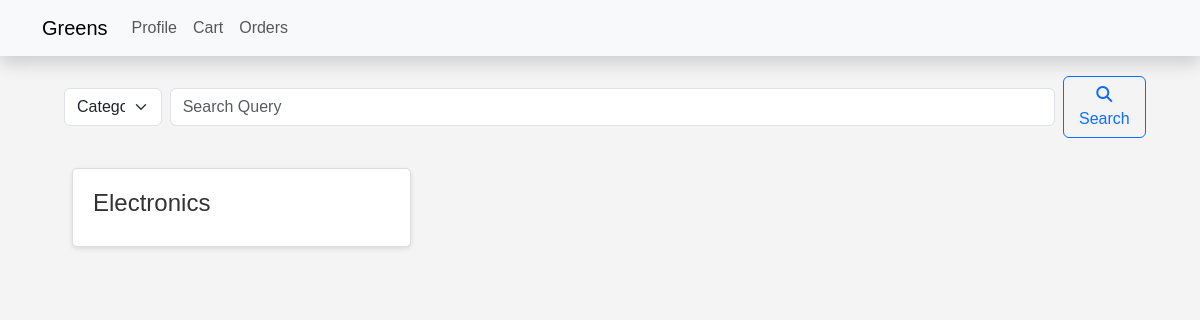
/ (signed in), run on an earlier commit of the app's database.
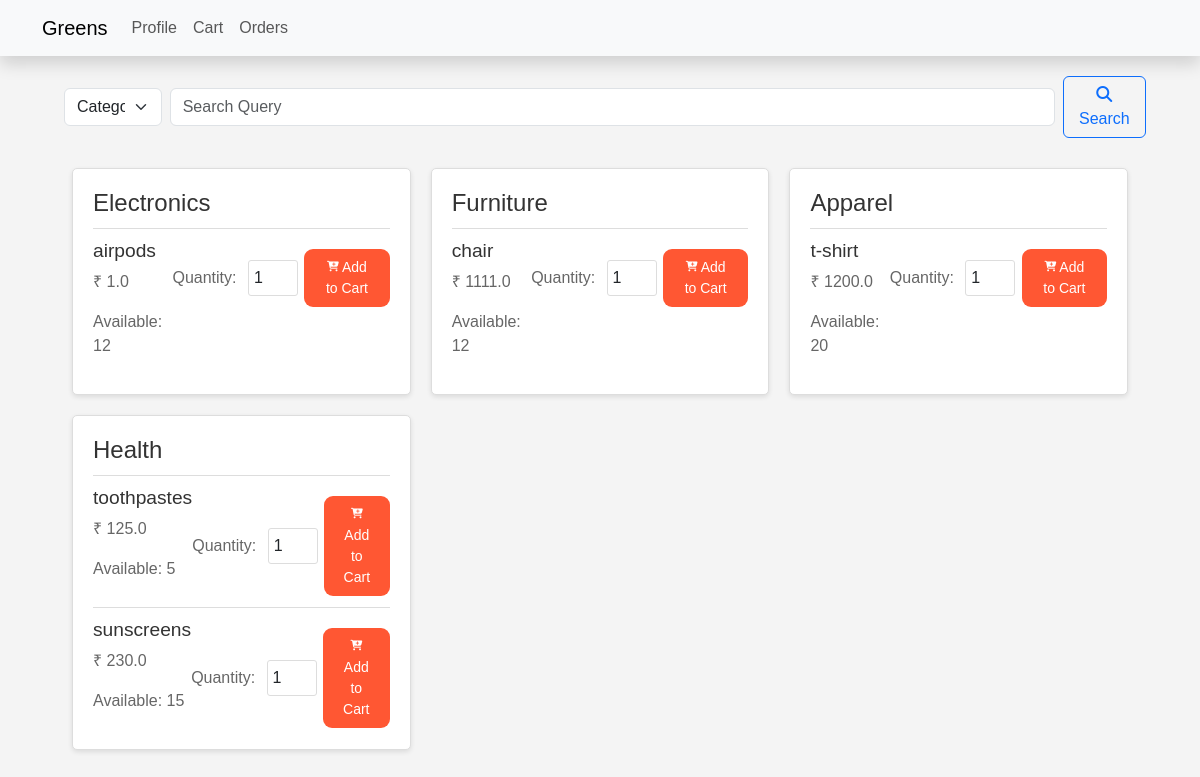
And on a later commit of the database.
### Models.py (models this page shows)
class Category(db.Model):
    __tablename__ = 'category'
    id = db.Column(db.Integer, primary_key=True)
    name = db.Column(db.String(64), nullable=False)
    products = db.relationship("Product", backref='category', lazy=True)

class Product (db.Model):
    __tablename__ = 'product'
    id = db.Column (db.Integer, primary_key=True)
    name = db.Column (db.String(64), nullable = False)
    category_id = db.Column (db.Integer, db.ForeignKey('category.id'), nullable=False)
    quantity = db.Column (db.Integer, nullable = False)
    price = db.Column (db.Float, nullable = False)
    man_date = db.Column (db.Date, nullable = False)
    cart = db.relationship("Cart", backref='product', lazy=True)

### route.py (the view)
@app.route('/')
@auth_required
def index():
    user = User.query.get(session['user_id'])
    if user.is_admin:
        return redirect(url_for('admin'))
    parameter = request.args.get('parameter')
    query= request.args.get('query')
    if not parameter or not query:
        return render_template('index.html', user=user, categories=Category.query.all())
    if parameter == 'category':
        categories = Category.query.filter(Category.name.like('%' + query + '%')).all()
        return render_template('index.html', user=user, categories=categories)
    return render_template('index.html', user=user, categories=Category.query.all())

### route.py (called while the page is built)
def auth_required(func):
    @wraps(func)
    def inner(*args, **kwargs):
        if 'user_id' not in session:
            flash('You need to login first.')
            return redirect(url_for('login'))
        return func(*args, **kwargs)
    return inner

### templates/index.html (shortened to what this page needs)
{% extends 'layout.html' %}
{% block content %}
{% include 'searchbar.html' with context  %}
<div class="categories-list">
    {% for category in categories %}
        <div class="category">
            <h3>{{category.name}}</h3>
            <div class="product-list">
                {% for product in category.products %}
                {% if (price and product.price <= price )or (name and name in product.name)or (not price and not name) %}
                <div class="product">
                    <div class="product-info">
                        <h4>{{product.name}}</h4>
                        <p>&#8377; {{product.price}}</p>
                        <p>Available: {{product.quantity}}</p>
                    </div>
                    <div class="add-to-cart">
                        <form action="{{ url_for('add_to_cart', product_id=product.id)}}" method="POST" class="product-quantity">
                            <label for="quantity">Quantity:</label>
                            <input class="form-control" type="number" name="quantity" id="quantity" value="1" min="1" max="{{product.quantity}}" required>
                            <button type="submit" class="submit-button">
                                Add to Cart
                            </button>
                        </form>
                    </div>
                </div>
                {% endif %}
                {% endfor %}
            </div>
        </div>
    {% endfor %}
</div>
{% endblock %}

### templates/layout.html (shortened to what this page needs)
<!DOCTYPE html>
<html lang="en">
<head>
    <link href="https://cdn.jsdelivr.net/npm/bootstrap@5.3.1/dist/css/bootstrap.min.css" rel="stylesheet">
    <link rel="stylesheet" href="https://cdnjs.cloudflare.com/ajax/libs/font-awesome/6.4.2/css/all.min.css">
</head>
<body>
{% include 'nav.html' %}
<div class="container">
        {% block content %}
        {% endblock %}
    </div>
</html>

### templates/nav.html (shortened to what this page needs)
<nav class="navbar navbar-expand-lg bg-light shadow">
    <div class="container">
        <a class="navbar-brand" href="/">Greens</a>
        <div class="collapse navbar-collapse" id="navbarNav">
            <ul class="navbar-nav">
                {% if user %}
                <li class="nav-item">
                    <a class="nav-link" href="{{url_for('profile')}}">Profile</a>
                </li>
                {% if not user.is_admin %}
                    <li class="nav-item">
                        <a class="nav-link" href="{{url_for('cart')}}">Cart</a>
                    </li>
                    <li class="nav-item">
                        <a class="nav-link" href="{{url_for('orders')}}">Orders</a>
                    </li>
                {% endif %}
                {% endif %}
            </ul>
        </div>
    </div>
</nav>

### templates/searchbar.html (shortened to what this page needs)
<div class="container-fluid">
    <form class="d-flex">
        <select name="parameter" id="parameter" class="form-select me-2">
            <option value="category"selected>Category Name</option>
        </select>
        <input type="text" class="form-control me-2" id="query" name="query" placeholder="Search Query" value="{{name}}">
        <button type="submit" class="btn btn-outline-primary">
            <i class="fas fa-search"></i>
            Search
        </button>
    </form>
</div>

### templates/layout.html (style rules this page uses)
body { margin: 0; padding: 0; }
.navbar { margin: 0 auto; }

### templates/index.html (style rules this page uses)
body { background-color: #f4f4f4; font-family: Arial, sans-serif; margin: 0; padding: 0; }
.categories-list { display: flex; flex-wrap: wrap; justify-content: space-between; padding: 20px; margin: 0 auto; max-width: 1200px; }
.category { background-color: #fff; border: 1px solid #ddd; border-radius: 5px; padding: 20px; margin: 10px; width: calc(33.33% - 20px); box-shadow: 0 2px 5px rgba(0, 0, 0, 0.1); }
.category h3 { font-size: 1.5rem; color: #333; }
.product { border-top: 1px solid #ddd; margin-top: 10px; padding-top: 10px; display: flex; justify-content: space-between; }
.product-info h4 { font-size: 1.2rem; color: #333; }
.product-info p { color: #666; }
.add-to-cart { display: flex; flex-direction: column; align-items: center; }
.product-quantity { display: flex; align-items: center; margin-top: 10px; gap: 0.4rem; }
label { margin-right: 5px; color: #666; }
input[type="number"] { width: 50px; padding: 5px; border: 1px solid #ddd; border-radius: 3px; }
button { background-color: #ff5733; color: #fff; border: none; padding: 8px 16px; border-radius: 9px; cursor: pointer; font-size: 14px; align-items: center; }

### templates/nav.html (style rules this page uses)
.navbar { width: 100%; }

### templates/searchbar.html (style rules this page uses)
form { margin-top: 20px; display: flex; flex-direction: row; align-items: center; justify-content: center; }
#parameter { margin-left: 10px; margin-right: 10px; width: 10%; }

What changed in the data, as far as the page shows it:
added Product: name "airpods", price "1.0", quantity "12", shown under Category "Electronics"
added Category: name "Furniture"
added Product: name "chair", price "1111.0", quantity "12", shown under "Furniture"
added Category: name "Apparel"
added Product: name "t-shirt", price "1200.0", quantity "20", shown under "Apparel"
added Category: name "Health"
added Product: name "toothpastes", price "125.0", quantity "5", shown under "Health"
added Product: name "sunscreens", price "230.0", quantity "15", shown under "Health"
